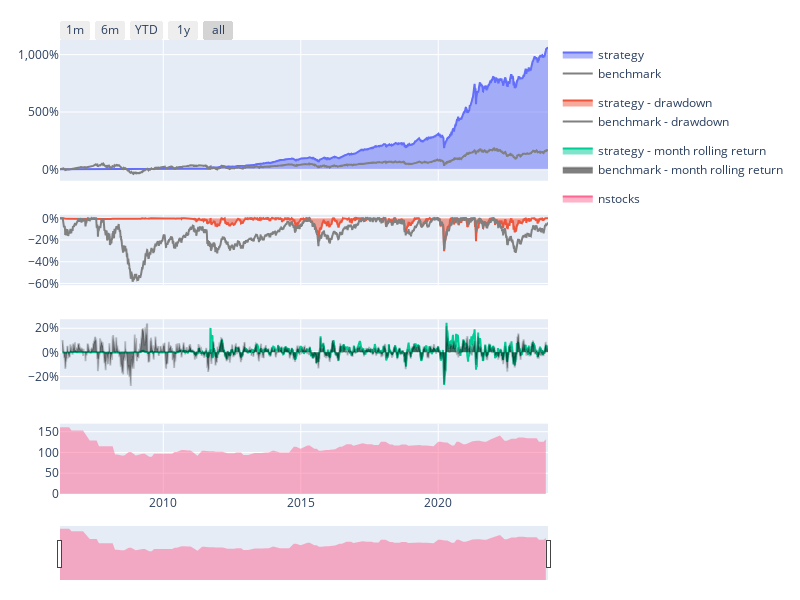
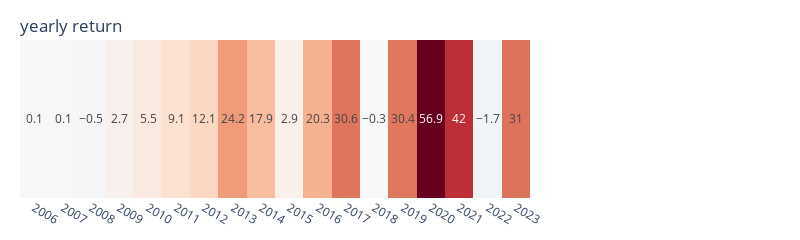
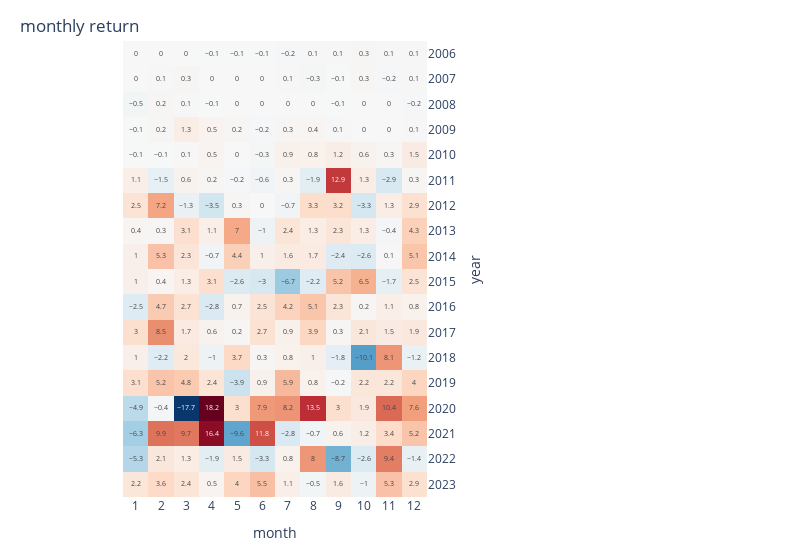

Here is the notebook cell these charts were saved with, in order:
### Code cell
report_M.display()

### Figure 1 — Plotly figure (JSON) as saved in the notebook; plotly's stock layout.template omitted (floating-point values rounded to 4 significant figures; data arrays with more than 128 entries replaced by an {"elided": "..."} marker saying what was removed)
{"data": [{"fill": "tozeroy", "legendgroup": "performance", "name": "strategy", "type": "scatter", "x": {"elided": "4377 str values"}, "xaxis": "x", "y": {"elided": "4377 float values"}, "yaxis": "y"}, {"fill": "tozeroy", "legendgroup": "drawdown", "name": "strategy - drawdown", "type": "scatter", "x": {"elided": "4377 str values"}, "xaxis": "x2", "y": {"elided": "4377 float values"}, "yaxis": "y2"}, {"fill": "tozeroy", "legendgroup": "rolling performance", "name": "strategy - month rolling return", "type": "scatter", "x": {"elided": "4377 str values"}, "xaxis": "x3", "y": {"elided": "4377 float values"}, "yaxis": "y3"}, {"legendgroup": "performance", "line": {"color": "gray"}, "name": "benchmark", "type": "scatter", "x": {"elided": "4377 str values"}, "xaxis": "x", "y": {"elided": "4377 float values"}, "yaxis": "y"}, {"legendgroup": "drawdown", "line": {"color": "gray"}, "name": "benchmark - drawdown", "type": "scatter", "x": {"elided": "4377 str values"}, "xaxis": "x2", "y": {"elided": "4377 float values"}, "yaxis": "y2"}, {"fill": "tozeroy", "legendgroup": "rolling performance", "line": {"color": "rgba(0,0,0,0.2)"}, "name": "benchmark - month rolling return", "type": "scatter", "x": {"elided": "4377 str values"}, "xaxis": "x3", "y": {"elided": "4377 float values"}, "yaxis": "y3"}, {"fill": "tozeroy", "name": "nstocks", "type": "scatter", "x": {"elided": "4377 str values"}, "xaxis": "x4", "y": {"elided": "4377 int values"}, "yaxis": "y4"}], "layout": {"height": 600, "legend": {"bgcolor": "rgba(0,0,0,0)"}, "margin": {"b": 20, "l": 60, "r": 20, "t": 40}, "width": 800, "xaxis": {"anchor": "y", "domain": [0, 1], "matches": "x4", "showticklabels": false}, "xaxis2": {"anchor": "y2", "domain": [0, 1], "matches": "x4", "showticklabels": false}, "xaxis3": {"anchor": "y3", "domain": [0, 1], "matches": "x4", "showticklabels": false}, "xaxis4": {"anchor": "y4", "domain": [0, 1], "rangeselector": {"buttons": [{"count": 1, "label": "1m", "step": "month", "stepmode": "backward"}, {"count": 6, "label": "6m", "step": "month", "stepmode": "backward"}, {"count": 1, "label": "YTD", "step": "year", "stepmode": "todate"}, {"count": 1, "label": "1y", "step": "year", "stepmode": "backward"}, {"step": "all"}], "x": 0, "y": 1}, "rangeslider": {"thickness": 0.1, "visible": true}, "type": "date"}, "yaxis": {"anchor": "x", "domain": [0.69, 1], "tickformat": ",.0%"}, "yaxis2": {"anchor": "x2", "domain": [0.46, 0.615], "tickformat": ",.0%"}, "yaxis3": {"anchor": "x3", "domain": [0.23, 0.385], "tickformat": ",.0%"}, "yaxis4": {"anchor": "x4", "domain": [0, 0.155]}}}

### Figure 2 — Plotly figure (JSON) as saved in the notebook; plotly's stock layout.template omitted (floating-point values rounded to 4 significant figures)
{"data": [{"coloraxis": "coloraxis", "hovertemplate": "year: %{x}<br>return: %{z}%", "name": "0", "texttemplate": "%{z}", "type": "heatmap", "x": ["2006", "2007", "2008", "2009", "2010", "2011", "2012", "2013", "2014", "2015", "2016", "2017", "2018", "2019", "2020", "2021", "2022", "2023"], "xaxis": "x", "yaxis": "y", "z": [[0.1, 0.1, -0.5, 2.7, 5.5, 9.1, 12.1, 24.2, 17.9, 2.9, 20.3, 30.6, -0.3, 30.4, 56.9, 42, -1.7, 31]]}], "layout": {"coloraxis": {"cmid": 0, "colorbar": {"title": {"text": "return(%)"}}, "colorscale": [[0, "rgb(5,48,97)"], [0.1, "rgb(33,102,172)"], [0.2, "rgb(67,147,195)"], [0.3, "rgb(146,197,222)"], [0.4, "rgb(209,229,240)"], [0.5, "rgb(247,247,247)"], [0.6, "rgb(253,219,199)"], [0.7, "rgb(244,165,130)"], [0.8, "rgb(214,96,77)"], [0.9, "rgb(178,24,43)"], [1, "rgb(103,0,31)"]], "showscale": false}, "height": 120, "margin": {"b": 40, "l": 20, "r": 270, "t": 40}, "title": {"text": "yearly return", "x": 0.025, "yanchor": "top"}, "width": 800, "xaxis": {"anchor": "y", "constrain": "domain", "domain": [0, 1], "scaleanchor": "y"}, "yaxis": {"anchor": "x", "autorange": "reversed", "constrain": "domain", "domain": [0, 1], "visible": false}}}

### Figure 3 — Plotly figure (JSON) as saved in the notebook; plotly's stock layout.template omitted (floating-point values rounded to 4 significant figures; data arrays with more than 128 entries replaced by an {"elided": "..."} marker saying what was removed)
{"data": [{"coloraxis": "coloraxis", "hovertemplate": "year: %{y}<br>month: %{x}<br>return: %{z}%", "name": "0", "texttemplate": "%{z}", "type": "heatmap", "x": ["1", "2", "3", "4", "5", "6", "7", "8", "9", "10", "11", "12"], "xaxis": "x", "y": ["2006", "2007", "2008", "2009", "2010", "2011", "2012", "2013", "2014", "2015", "2016", "2017", "2018", "2019", "2020", "2021", "2022", "2023"], "yaxis": "y", "z": {"elided": "18x12 float values"}}], "layout": {"coloraxis": {"cmid": 0, "colorbar": {"title": {"text": "return(%)"}}, "colorscale": [[0, "rgb(5,48,97)"], [0.1, "rgb(33,102,172)"], [0.2, "rgb(67,147,195)"], [0.3, "rgb(146,197,222)"], [0.4, "rgb(209,229,240)"], [0.5, "rgb(247,247,247)"], [0.6, "rgb(253,219,199)"], [0.7, "rgb(244,165,130)"], [0.8, "rgb(214,96,77)"], [0.9, "rgb(178,24,43)"], [1, "rgb(103,0,31)"]], "showscale": false}, "height": 550, "margin": {"b": 40, "l": 20, "r": 270, "t": 40}, "title": {"text": "monthly return", "x": 0.025, "yanchor": "top"}, "width": 800, "xaxis": {"anchor": "y", "constrain": "domain", "domain": [0, 1], "scaleanchor": "y", "title": {"text": "month"}}, "yaxis": {"anchor": "x", "autorange": "reversed", "constrain": "domain", "domain": [0, 1], "side": "right", "title": {"text": "year"}}}}
